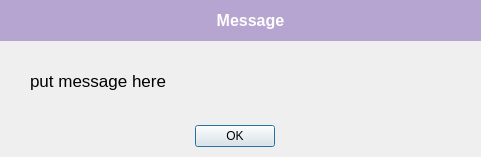
<?xml version="1.0" encoding="UTF-8"?>
<ui version="4.0">
 <class>CreateProduct</class>
 <widget class="QDialog" name="CreateProduct">
  <property name="geometry">
   <rect>
    <x>0</x>
    <y>0</y>
    <width>481</width>
    <height>157</height>
   </rect>
  </property>
  <property name="windowTitle">
   <string>Dialog</string>
  </property>
  <widget class="QDialogButtonBox" name="buttonBox">
   <property name="geometry">
    <rect>
     <x>0</x>
     <y>120</y>
     <width>471</width>
     <height>32</height>
    </rect>
   </property>
   <property name="layoutDirection">
    <enum>Qt::RightToLeft</enum>
   </property>
   <property name="orientation">
    <enum>Qt::Horizontal</enum>
   </property>
   <property name="standardButtons">
    <set>QDialogButtonBox::Ok</set>
   </property>
   <property name="centerButtons">
    <bool>true</bool>
   </property>
  </widget>
  <widget class="QLabel" name="message">
   <property name="geometry">
    <rect>
     <x>30</x>
     <y>60</y>
     <width>421</width>
     <height>41</height>
    </rect>
   </property>
   <property name="font">
    <font>
     <family>MS Sans Serif</family>
     <pointsize>13</pointsize>
     <weight>50</weight>
     <bold>false</bold>
    </font>
   </property>
   <property name="layoutDirection">
    <enum>Qt::LeftToRight</enum>
   </property>
   <property name="styleSheet">
    <string notr="true"/>
   </property>
   <property name="text">
    <string>put message here</string>
   </property>
   <property name="alignment">
    <set>Qt::AlignLeading|Qt::AlignLeft|Qt::AlignVCenter</set>
   </property>
   <property name="wordWrap">
    <bool>true</bool>
   </property>
  </widget>
  <widget class="QLabel" name="label_7">
   <property name="geometry">
    <rect>
     <x>0</x>
     <y>0</y>
     <width>501</width>
     <height>41</height>
    </rect>
   </property>
   <property name="font">
    <font>
     <family>MS Sans Serif</family>
     <pointsize>12</pointsize>
     <weight>75</weight>
     <bold>true</bold>
    </font>
   </property>
   <property name="layoutDirection">
    <enum>Qt::LeftToRight</enum>
   </property>
   <property name="styleSheet">
    <string notr="true">background-color: rgb(182, 164, 209);
color: rgb(255, 255, 255);</string>
   </property>
   <property name="text">
    <string>Message</string>
   </property>
   <property name="alignment">
    <set>Qt::AlignCenter</set>
   </property>
   <property name="wordWrap">
    <bool>true</bool>
   </property>
  </widget>
 </widget>
 <resources/>
 <connections>
  <connection>
   <sender>buttonBox</sender>
   <signal>accepted()</signal>
   <receiver>CreateProduct</receiver>
   <slot>accept()</slot>
   <hints>
    <hint type="sourcelabel">
     <x>248</x>
     <y>254</y>
    </hint>
    <hint type="destinationlabel">
     <x>157</x>
     <y>274</y>
    </hint>
   </hints>
  </connection>
  <connection>
   <sender>buttonBox</sender>
   <signal>rejected()</signal>
   <receiver>CreateProduct</receiver>
   <slot>reject()</slot>
   <hints>
    <hint type="sourcelabel">
     <x>316</x>
     <y>260</y>
    </hint>
    <hint type="destinationlabel">
     <x>286</x>
     <y>274</y>
    </hint>
   </hints>
  </connection>
 </connections>
</ui>
